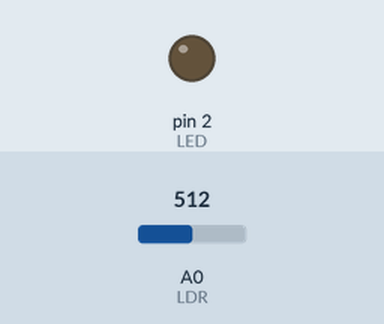
Recording of a sketch running on a simulated Arduino Uno, built with avr-gcc and run on an emulated ATmega328P. On the bench: output pins drawn as LEDs (lit = HIGH). Inputs (shaded band) come from the test bench; at power-on: A0 (LDR) = 512.

Above: at 1.2 s.
1.3 s: A0 (LDR) set to 215
2.8 s: A0 (LDR) set to 183
At 3.4 s:
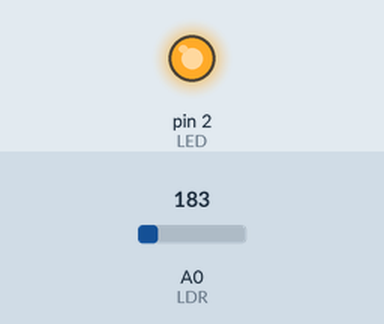
4.3 s: A0 (LDR) set to 210
At 4.7 s:
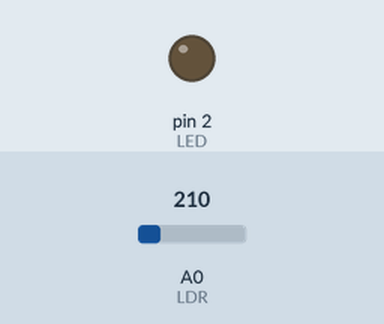
5.8 s: A0 (LDR) set to 190
At 7.1 s:
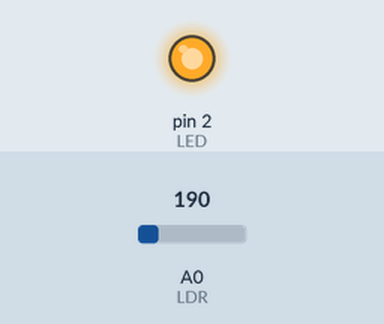
Timing chart, 0 to 8.3 s (numbered marks = the images above; inputs shaded):
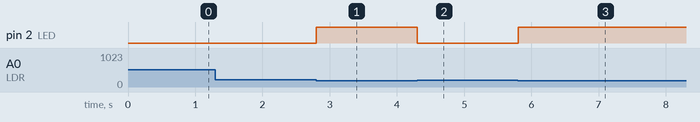

Measured:
- the behaviour switches between 200 and 199 on A0 (LDR) (found by bisection; images 0 and 1)
- after the input at 1.3 s, every drawn part: stays the same
- after the input at 2.8 s, pin 2 (LED): LOW → HIGH at once
- after the input at 4.3 s, pin 2 (LED): HIGH → LOW at once
- after the input at 5.8 s, pin 2 (LED): LOW → HIGH at once

The sketch:

Auto_Night_Lamp_using_LDR.ino
```cpp
#define LDR A0
#define LED 2

void setup() {
  pinMode(LED, OUTPUT);
}

void loop() {
  int x = analogRead(LDR);
  if(x < 200) digitalWrite(LED, HIGH);
  else digitalWrite(LED, LOW);
  delay(100);
}
```
